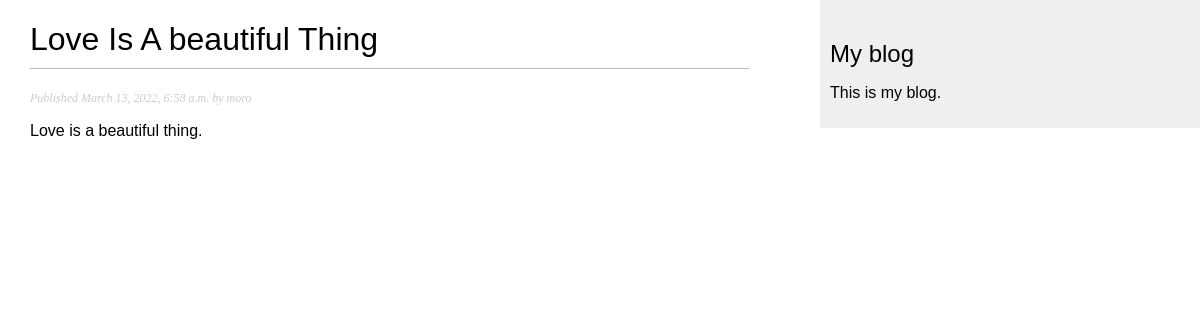
Page /blog/8e89a994-0b1e-4e77-8817-14ef065a7255/love-is-a-beautiful-thing on the committed database.
### blog/models.py (models this page shows, shortened)
class Post(models.Model):
    STATUS_CHOICES = (
        ('draft', 'Draft'),
        ('published', 'Published')
    )
    id = models.UUIDField(
        primary_key=True,
        default=uuid.uuid4,
        editable=False
    )
    title = models.CharField(max_length=250)
    slug = models.SlugField(max_length=250, unique_for_month='publish')
    author = models.ForeignKey(User, on_delete=models.CASCADE, related_name='blog_posts')
    body = models.TextField()
    publish = models.DateTimeField(default=timezone.now)
    created = models.DateTimeField(auto_now_add=True)
    updated = models.DateTimeField(auto_now=True)
    status = models.CharField(max_length=10, choices=STATUS_CHOICES, default='draft')
    objects = models.Manager() ## lets add the default manager
    published = PublishedManager() ## lets add our custom manager
    class Meta:
        ordering = ('-publish',)

### blog/views.py (the view)
# urls.py: path('<uuid:pk>/<slug:post>', PostDetailView.as_view(), name='post_detail')
class PostDetailView(DetailView):
    model = Post
    template_name = 'blog/post/detail.html'

### blog/templates/blog/post/detail.html (shortened to what this page needs)
{% extends "blog/base.html" %}
{% block content %}
<h1>{{ post.title }}</h1>
<p class="date">
Published {{ post.publish }} by {{ post.author }}
</p>
{{ post.body|linebreaks }}
{% endblock %}

### blog/static/css/blog.css (style rules this page uses)
body { margin:0; padding:0; font-family:helvetica, sans-serif; }
h1 { font-weight:normal; border-bottom:1px solid #bbb; padding:0 0 10px 0; }
p.date { color:#ccc; font-family: georgia, serif; font-size: 12px; font-style: italic; }

### rows in the picture
Post: title "Love Is A beautiful Thing", publish "March 13, 2022, 6:58 a.m.", author "moro", body "Love is a beautiful thing."
